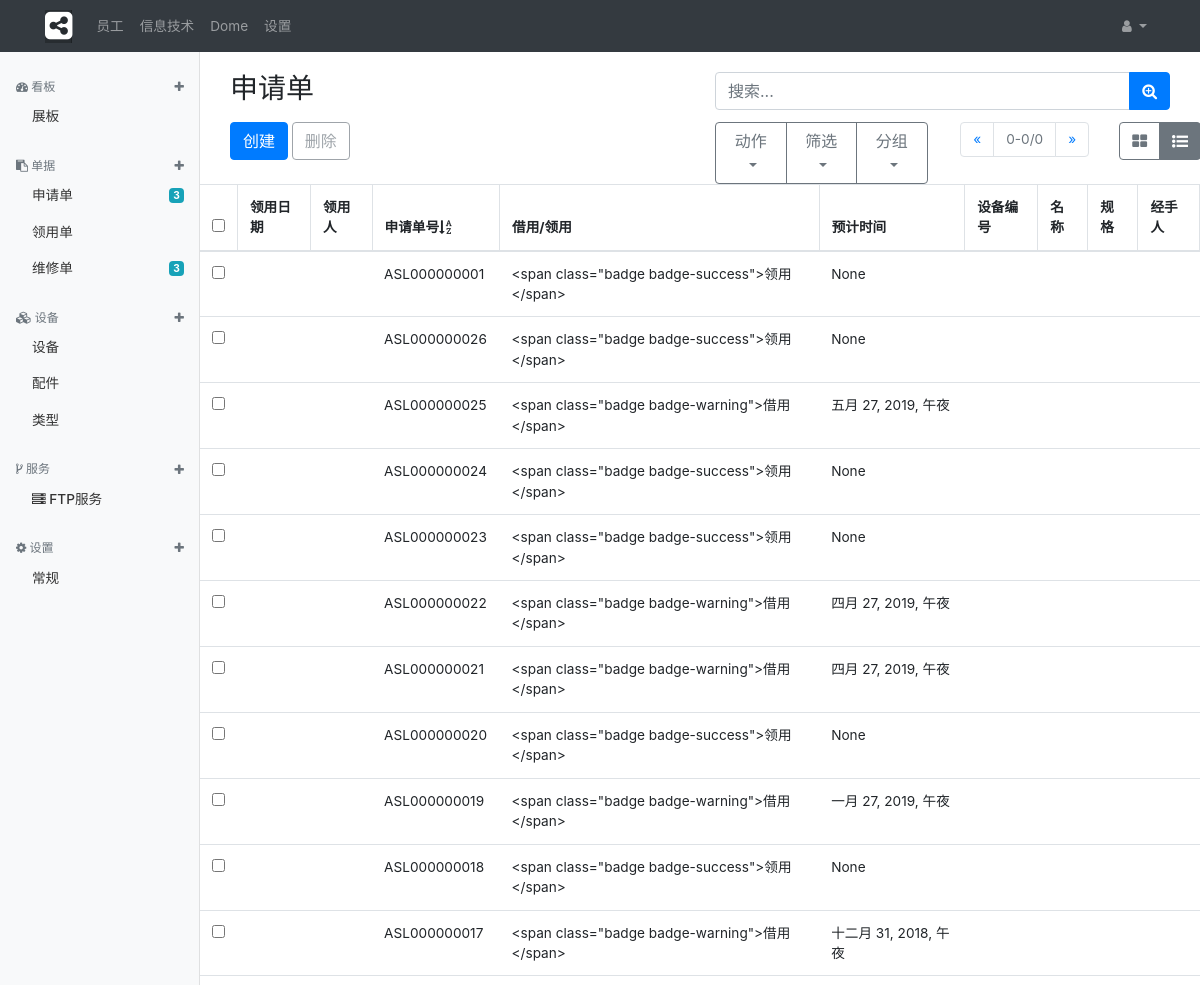
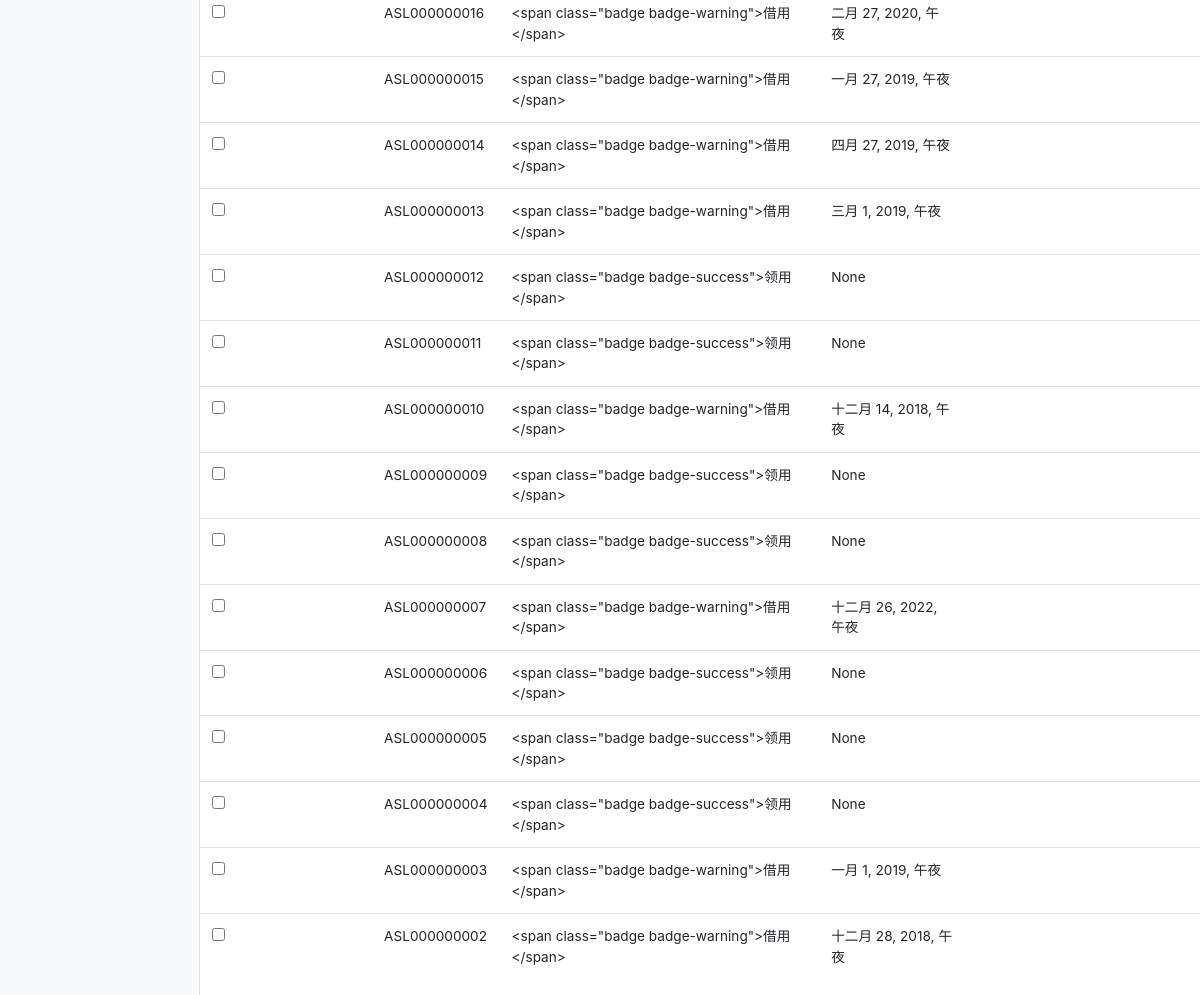
The page /applicant_list/ on the database its author committed (2 pictures, top to bottom).
### web/models.py (models this page shows)
class asset_application(models.Model):
    appltno = models.CharField(max_length=16,null=True, blank=True, verbose_name="申请单编号")
    appdate = models.DateTimeField(auto_now_add=True, verbose_name="申请时间")
    applicant = models.ForeignKey('hr_hr', null=True, blank=True, on_delete=models.SET_NULL, verbose_name='申请人')
    Explain = models.TextField(null=True, blank=True, verbose_name='说明')
    needasset = models.CharField(max_length=64, null=True, blank=True, verbose_name='需求')
    type = models.IntegerField(null=True, blank=True, verbose_name='借用/领用')
    backdate = models.DateTimeField(null=True, blank=True, verbose_name="预计时间")
    status = models.IntegerField(default=0, verbose_name='流程状态')
    flow = models.IntegerField(default=0, verbose_name='流程模板号')
    active = models.BooleanField(default=True, verbose_name='有效的')
    class Meta:
        db_table = 'asset_application'

### web/views.py (the view)
# urls.py: path('applicant_list/', views.asset_applicant_list),
def asset_applicant_list(request):
    request.encoding = 'utf-8'
    context={}
    context['title']='申请单'
    ps = asset_application.objects.filter(active=True).values('appltno',
                                                              'appdate',
                                                              'applicant',
                                                              'applicant__name',
                                                              'applicant__employee_department__departmentid__name',
                                                              'Explain',
                                                              'needasset',
                                                              'type',
                                                              'backdate',
                                                              'status',
                                                              'flow',
                                                              'active').order_by('status','-appdate')
    print(ps.count())
    u = list(ps)
    s = []
    for t in u:
        if t['type']:
            if t['type'] == 1:
                t['type'] = '<span class="badge badge-success">领用</span>'
            if t['type'] == 2:
                t['type'] = '<span class="badge badge-warning">借用</span>'
        if t['status'] == 0:
            t['status'] = '<span class="text-secondary">取消</span>'
        if t['status'] == 1:
            t['status'] = '<span class="text-success">处理中...</span>'
        s.append(t)
    context['context'] = s
    return render(request, 'asset_applicant_list.html', context)

### templates/asset_applicant_list.html (shortened to what this page needs)
{% extends "base.html" %}
{% block mainbody %}
    <div class="container-fluid">
        <div class="row">
            <div class="col-2 border-right">
                {% include 'asset_menu_side_sub.html' %}
            </div>
            <div class="col-10">
                <div class="container-fluid" id="panl">
                    <div class="row mt-2">
                        <h3 class="col-sm-6">{{ title }}</h3>
                        <div class="col-sm-6">
                            <div class="input-group">
                                <input type="text" list="typesch" class="form-control" id="search-input" name="search-input" placeholder="搜索...">
                                <div class="input-group-append">
                                    <button class="btn btn-primary" type="button" id="search-btn"><i class="fa fa-search-plus fa-1x"></i></button>
                                </div>
                            </div>
                        </div>
                    </div>
                    <div class="row mt-2">
                        <div class="col-sm-6">
                            <button type="button" class="btn btn-primary" data-toggle="create">创建</button>
                            <button type="button" class="btn btn-outline-secondary disabled" data-toggle="del">删除</button>
                        </div>
                        <div class="col-sm-3">
                            <div class="btn-group">
                                <div class="btn-group dropdown">
                                    <button type="button" class="btn btn-outline-secondary dropdown-toggle" data-toggle="dropdown">
                                        动作
                                    </button>
                                </div>
                                <div class="btn-group dropdown">
                                    <button type="button" class="btn btn-outline-secondary dropdown-toggle" data-toggle="dropdown">
                                        筛选
                                    </button>
                                </div>
                                <div class="btn-group dropdown">
                                    <button type="button" class="btn btn-outline-secondary dropdown-toggle" data-toggle="dropdown">
                                        分组
                                    </button>
                                </div>
                            </div>
                        </div>
                        <div class="col-2">
                            {% include 'navigation_range.html' %}
                        </div>
                        <div class="col-1">
                            <div class="btn-group btn-group-toggle" data-toggle="buttons" id="viewtype">
                                <label class="btn btn-outline-secondary">
                                    <input type="radio" name="listoptions" id="board" autocomplete="off"><i class="fa fa-th-large fa-1x"></i>
                                </label>
                                <label class="btn btn-outline-secondary active">
                                    <input type="radio" name="listoptions" id="list" autocomplete="off" checked><i class="fa fa-list-ul fa-1x"></i>
                                </label>
                            </div>
                        </div>
                    </div>
                </div>
                <div class="row">
                    <table class="table table-hover table-responsive-sm">
                        <thead>
                            <tr>
                                <th class="border-right"><label class="sr-only" for="selall">selall</label><input type="checkbox" name="selall" id="selall" value="0" /></th>
                                <th class="border-right" data-id="status">领用日期</th>
                                <th class="border-right" data-id="sid">领用人</th>
                                <th class="border-right" data-id="name">申请单号<i class="fa fa-sort-alpha-asc" aria-hidden="true" data-id="1"></i></th>
                                <th class="border-right" data-id="specifications">借用/领用</th>
                                <th class="border-right" data-id="specifications">预计时间</th>
                                <th class="border-right" data-id="specifications">设备编号</th>
                                <th class="border-right" data-id="specifications">名称</th>
                                <th class="border-right" data-id="specifications">规格</th>
                                <th class="border-right" data-id="specifications">经手人</th>
                            </tr>
                        </thead>
                        <tbody>
                            {% for item in context %}
                                {% if item.user__name and item.user__active == 0 %}
                                <tr class="listitem text-danger">
                                {% else %}
                                <tr class="listitem">
                                {% endif %}
                                    <td><input type="checkbox" name="selitem" value="{{ item.id }}"></td>
                                    <td>{{ item.statusstr| safe }}</td>
                                    <td>{{ item.applicant_id }}</td>
                                    <td>{{ item.appltno }}</td>
                                    <td>{{ item.type }}</td>
                                    <td>{{ item.backdate }}</td>
                                    <td>{{ item.name }}</td>
                                    <td>{{ item.name }}</td>
                                    <td>{{ item.name }}</td>
                                    <td>{{ item.applicant_id| default:"" }}</td>
                                </tr>
                            {% empty %}
                                <tr>
                                    <td colspan="10" style="text-align: center;">(暂无数据)</td>
                                </tr>
                            {% endfor %}
                        </tbody>
                    </table>
                </div>
            </div>
        </div>
    </div>
{% endblock %}

### templates/base.html (shortened to what this page needs)
<!DOCTYPE html>
<html lang="en">
<head>
    <link rel="stylesheet" type="text/css" href="/static/css/font-awesome.css">
    <link rel="stylesheet" type="text/css" href="/static/css/bootstrap.css">
    <link rel="stylesheet" type="text/css" href="/static/css/dashboard.css">
    <link rel="stylesheet" type="text/css" href="/static/css/base.css">
</head>
<body>
   <header class="navbar fixed-top navbar-expand-lg navbar-dark bg-dark">
       <div class="container">
           <a class="navbar-brand p-0" href="/"><i class="fa fa-share-alt-square fa-2x" aria-hidden="true"></i></a>
           <div id="navbarSupportedContent" class="collapse navbar-collapse">
               <ul class="navbar-nav mr-auto">
                   <li class="nav-item dropdown">
                       <a class="nav-link" href="/hr/" id="menu01">员工</a>
                   </li>
                   <li class="nav-item dropdown">
                       <a class="nav-link" href="/property_list/" id="menu02">信息技术</a>
                   </li>
                   <li class="nav-item"><a class="nav-link" href="/search/" id="menu03">Dome</a></li>
                   <li class="nav-item"><a class="nav-link" href="/conf/" id="menu04">设置</a></li>
               </ul>
               <ul class="navbar-nav navbar-right">
                   <li class="nav-item dropdown">
                       <a class="nav-link dropdown-toggle" href="#" id="navbarDropdown" role="button" data-toggle="dropdown" aria-haspopup="true" aria-expanded="false">
                           <i class="fa fa-user fa-1x"></i> {{ userinfo }}
                       </a>
                   </li>
               </ul>
           </div>
       </div>
   </header>
   <div class="clearfix">
        {% block mainbody %}{% endblock mainbody %}
   </div>
</body>
</html>

### templates/asset_menu_side_sub.html (shortened to what this page needs)
<nav class="col-2 d-none d-md-block bg-light sidebar">
    <div class="sidebar-sticky">
        <h6 class="sidebar-heading d-flex justify-content-between align-items-center px-3 mt-4 mb-1 text-muted">
            <span><i class="fa fa-tachometer fa-1x"></i> 看板</span>
            <a class="d-flex align-items-center text-muted" href="#">
                <i class="fa fa-plus fa-1x"></i>
            </a>
        </h6>
        <ul class="nav flex-column">
            <li class="nav-item d-flex justify-content-between align-items-center px-3">
                <a class="nav-link" href="/asset_kanban_board/" id="menu020101">展板</a>
            </li>
        </ul>
        <h5 class="sidebar-heading d-flex justify-content-between align-items-center px-3 mt-4 mb-1 text-muted">
            <span><i class="fa fa-clipboard fa-1x"></i> 单据</span>
            <a class="d-flex align-items-center text-muted" href="#">
                <i class="fa fa-plus fa-1x"></i>
            </a>
        </h5>
        <ul class="nav flex-column">
            <li class="nav-item d-flex justify-content-between align-items-center px-3">
                <a class="nav-link" href="/applicant_list/" id="menu020202">申请单</a>
                <span class="badge badge-info">3</span>
            </li>
            <li class="nav-item d-flex justify-content-between align-items-center px-3">
                <a class="nav-link" href="/allot_list/" id="menu020203">领用单</a>
            </li>
            <li class="nav-item d-flex justify-content-between align-items-center px-3">
                <a class="nav-link" href="/applicant_list/" id="menu020204">维修单</a>
                <span class="badge badge-info">3</span>
            </li>
        </ul>
        <h6 class="sidebar-heading d-flex justify-content-between align-items-center px-3 mt-4 mb-1 text-muted">
            <span><i class="fa fa-cubes fa-1x"></i> 设备</span>
            <a class="d-flex align-items-center text-muted" href="#">
                <i class="fa fa-plus fa-1x"></i>
            </a>
        </h6>
        <ul class="nav flex-column">
            <li class="nav-item d-flex justify-content-between align-items-center px-3">
                <a class="nav-link" href="/property_list/" id="menu020301">设备</a>
            </li>
            <li class="nav-item d-flex justify-content-between align-items-center px-3">
                <a class="nav-link" href="/parts_list/" id="menu020302">配件</a>
            </li>
            <li class="nav-item d-flex justify-content-between align-items-center px-3">
                <a class="nav-link" href="/category_list/" id="menu020303">类型</a>
            </li>
        </ul>
        <h6 class="sidebar-heading d-flex justify-content-between align-items-center px-3 mt-4 mb-1 text-muted">
            <span><i class="fa fa-code-fork fa-1x"></i> 服务</span>
            <a class="d-flex align-items-center text-muted" href="#">
                <i class="fa fa-plus fa-1x"></i>
            </a>
        </h6>
        <ul class="nav flex-column">
            <li class="nav-item d-flex justify-content-between align-items-center px-3">
                <a class="nav-link" href="/pure_list/"><i class="fa fa-server fa-1x"></i> FTP服务</a>
            </li>
        </ul>
        <h6 class="sidebar-heading d-flex justify-content-between align-items-center px-3 mt-4 mb-1 text-muted">
            <span><i class="fa fa-cog fa-1x"></i> 设置</span>
            <a class="d-flex align-items-center text-muted" href="#">
                <i class="fa fa-plus fa-1x"></i>
            </a>
        </h6>
        <ul class="nav flex-column">
            <li class="nav-item d-flex justify-content-between align-items-center px-3">
                <a class="nav-link"  href="/asset_config/">常规</a>
            </li>
        </ul>
    </div>
</nav>

### templates/navigation_range.html
<nav aria-label="Page navigation example" id="pagenav">
    <ul class="pagination justify-content-end">
        <li class="page-item" data-pagprevious="{{ pagprevious }}">
            <a class="page-link" href="#" aria-label="Previous">
                <span aria-hidden="true">&laquo;</span>
            </a>
        </li>
        <li class="page-item disabled" id="page" data-page="{{ page }}">
            <a class="page-link">
                <span id="assetid"><span>{{ fpk|default:0 }}</span>-<span>{{ tpk|default:0 }}</span>/<span>{{ spk|default:0 }}</span></span>
            </a>
        </li>
        <li class="page-item" data-pagnext="{{ pagnext }}">
            <a class="page-link" href="#" aria-label="Next">
                <span aria-hidden="true">&raquo;</span>
            </a>
        </li>
    </ul>
</nav>

### static/css/dashboard.css (style rules this page uses)
body { font-size: .875rem; }
.sidebar { position: fixed; top: 0; bottom: 0; left: 0; z-index: 100; padding: 48px 0 0; box-shadow: inset -1px 0 0 rgba(0, 0, 0, .1); }
.sidebar-sticky { position: relative; top: 0; height: calc(100vh - 48px); padding-top: .5rem; overflow-x: hidden; overflow-y: auto; }
.sidebar .nav-link { font-weight: 500; color: #333; }
.sidebar-heading { font-size: .75rem; text-transform: uppercase; }
.navbar-brand { padding-top: .75rem; padding-bottom: .75rem; font-size: 1rem; background-color: rgba(0, 0, 0, .25); box-shadow: inset -1px 0 0 rgba(0, 0, 0, .25); }

### static/css/base.css (style rules this page uses)
body { padding-top:64px; font-size: 0.853rem; }
.clearfix:after { content:"";height:0;line-height:0;display:block;visibility:hidden;clear:both; }
.clearfix { zoom:1; }

### rows shown on the page
asset_application: appltno "ASL000000001", type "<span class=\"badge badge-success\">领用</span>", backdate "None"
asset_application: appltno "ASL000000026", type "<span class=\"badge badge-success\">领用</span>", backdate "None"
asset_application: appltno "ASL000000025", type "<span class=\"badge badge-warning\">借用</span>", backdate "五月 27, 2019, 午夜"
asset_application: appltno "ASL000000024", type "<span class=\"badge badge-success\">领用</span>", backdate "None"
asset_application: appltno "ASL000000023", type "<span class=\"badge badge-success\">领用</span>", backdate "None"
asset_application: appltno "ASL000000022", type "<span class=\"badge badge-warning\">借用</span>", backdate "四月 27, 2019, 午夜"
asset_application: appltno "ASL000000021", type "<span class=\"badge badge-warning\">借用</span>", backdate "四月 27, 2019, 午夜"
asset_application: appltno "ASL000000020", type "<span class=\"badge badge-success\">领用</span>", backdate "None"
asset_application: appltno "ASL000000019", type "<span class=\"badge badge-warning\">借用</span>", backdate "一月 27, 2019, 午夜"
asset_application: appltno "ASL000000018", type "<span class=\"badge badge-success\">领用</span>", backdate "None"
asset_application: appltno "ASL000000017", type "<span class=\"badge badge-warning\">借用</span>", backdate "十二月 31, 2018, 午夜"
asset_application: appltno "ASL000000016", type "<span class=\"badge badge-warning\">借用</span>", backdate "二月 27, 2020, 午夜"
asset_application: appltno "ASL000000015", type "<span class=\"badge badge-warning\">借用</span>", backdate "一月 27, 2019, 午夜"
asset_application: appltno "ASL000000014", type "<span class=\"badge badge-warning\">借用</span>", backdate "四月 27, 2019, 午夜"
asset_application: appltno "ASL000000013", type "<span class=\"badge badge-warning\">借用</span>", backdate "三月 1, 2019, 午夜"
asset_application: appltno "ASL000000012", type "<span class=\"badge badge-success\">领用</span>", backdate "None"
asset_application: appltno "ASL000000011", type "<span class=\"badge badge-success\">领用</span>", backdate "None"
asset_application: appltno "ASL000000010", type "<span class=\"badge badge-warning\">借用</span>", backdate "十二月 14, 2018, 午夜"
asset_application: appltno "ASL000000009", type "<span class=\"badge badge-success\">领用</span>", backdate "None"
asset_application: appltno "ASL000000008", type "<span class=\"badge badge-success\">领用</span>", backdate "None"
asset_application: appltno "ASL000000007", type "<span class=\"badge badge-warning\">借用</span>", backdate "十二月 26, 2022, 午夜"
asset_application: appltno "ASL000000006", type "<span class=\"badge badge-success\">领用</span>", backdate "None"
asset_application: appltno "ASL000000005", type "<span class=\"badge badge-success\">领用</span>", backdate "None"
asset_application: appltno "ASL000000004", type "<span class=\"badge badge-success\">领用</span>", backdate "None"
asset_application: appltno "ASL000000003", type "<span class=\"badge badge-warning\">借用</span>", backdate "一月 1, 2019, 午夜"
asset_application: appltno "ASL000000002", type "<span class=\"badge badge-warning\">借用</span>", backdate "十二月 28, 2018, 午夜"

### other values the page prints
{{ title }} "申请单"
{{ fpk|default:0 }} "0"
{{ tpk|default:0 }} "0"
{{ spk|default:0 }} "0"
